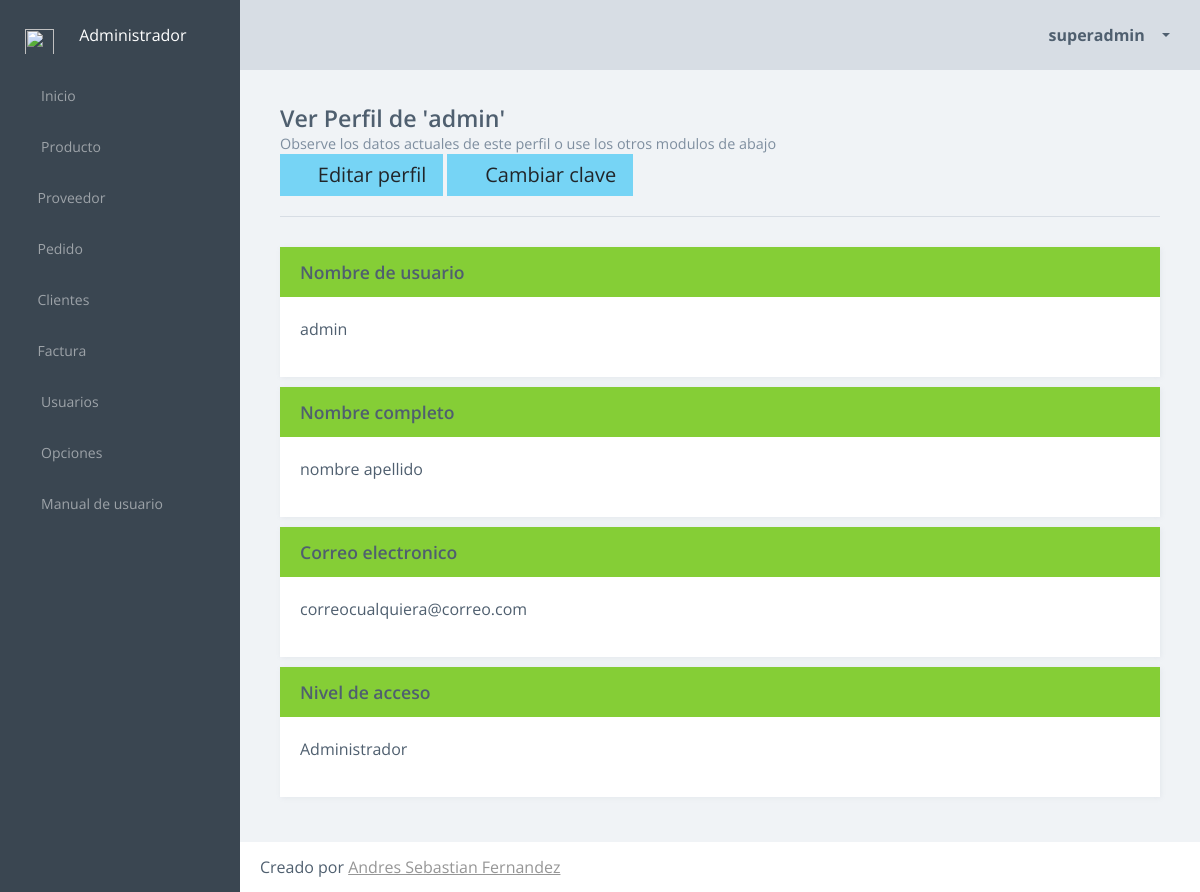
Page /inventario/perfil/ver/8 (signed in) on the committed database.
### inventario/models.py (models this page shows, shortened)
class Usuario(AbstractUser):
    username = models.CharField(max_length=80, unique=True)
    password = models.CharField(max_length=20)
    email = models.EmailField(max_length=100, unique=True)
    first_name = models.CharField(max_length=40)
    last_name = models.CharField(max_length=60)
    nivel = models.IntegerField(null=True)

### inventario/views.py (the view, shortened to what this page needs)
# urls.py: path('perfil/<str:modo>/<int:p>', views.Perfil.as_view(), name='perfil'),
class Perfil(LoginRequiredMixin, View):
    login_url = 'inventario/login'
    redirect_field_name = None
    def get(self, request, modo, p):
        if modo == 'editar':
            perf = Usuario.objects.get(id=p)
            editandoSuperAdmin = False
            if p == 1:
                if request.user.nivel != 2:
                    messages.error(request, 'No puede editar el perfil del administrador por no tener los permisos suficientes')
                    return HttpResponseRedirect('/inventario/perfil/ver/%s' % p)
                editandoSuperAdmin = True
            else:
                if request.user.is_superuser != True:
                    messages.error(request, 'No puede cambiar el perfil por no tener los permisos suficientes')
                    return HttpResponseRedirect('/inventario/perfil/ver/%s' % p)
                else:
                    if perf.is_superuser == True:
                        if request.user.nivel == 2:
                            pass
                        elif perf.id != request.user.id:
                            messages.error(request, 'No puedes cambiar el perfil de un usuario de tu mismo nivel')
                            return HttpResponseRedirect('/inventario/perfil/ver/%s' % p)
            if editandoSuperAdmin:
                form = UsuarioFormulario()
                form.fields['level'].disabled = True
            else:
                form = UsuarioFormulario()
            form['username'].field.widget.attrs['value']  = perf.username
            form['first_name'].field.widget.attrs['value']  = perf.first_name
            form['last_name'].field.widget.attrs['value']  = perf.last_name
            form['email'].field.widget.attrs['value']  = perf.email
            form['level'].field.widget.attrs['value']  = perf.nivel
            contexto = {'form':form,'modo':request.session.get('perfilProcesado'),'editar':'perfil',
            'nombreUsuario':perf.username}
            contexto = complementarContexto(contexto,request.user)
            return render(request,'inventario/perfil/perfil.html', contexto)
        elif modo == 'ver':
            perf = Usuario.objects.get(id=p)
            contexto = { 'perfil':perf }
            contexto = complementarContexto(contexto,request.user)
            return render(request,'inventario/perfil/verPerfil.html', contexto)

### inventario/funciones.py (called while the page is built)
def complementarContexto(contexto,datos):
    contexto['usuario'] = datos.username
    contexto['id_usuario'] = datos.id
    contexto['nombre'] = datos.first_name
    contexto['apellido'] = datos.last_name
    contexto['correo'] = datos.email
    return contexto

### inventario/templates/inventario/perfil/verPerfil.html (shortened to what this page needs)
{% extends "inventario/comun/base.html" %}
{% block content %}
<article class="content forms-page">
	    <div class="title-block">
          <h3 class="title">Ver Perfil de '{{perfil.username}}'</h3>
          <p class="title-description">Observe los datos actuales de este perfil o use los otros modulos de abajo</p>
          <a href="/inventario/perfil/editar/{{ perfil.id }}" class="btn btn-lg btn-info"> <em class="fa fa-pencil"></em> Editar perfil </a>
          <a href="/inventario/perfil/clave/{{ perfil.id }}" class="btn btn-lg btn-info"> <em class="fa fa-pencil"></em> Cambiar clave </a>
        </div>
<section class="section">
   	<div class="row sameheight-container">
						<div class="col-xl-12">
                                <div class="card card-primary">
                                    <div class="card-header">
                                        <div class="header-block">
                                            <p class="title">Nombre de usuario</p>
                                        </div>
                                    </div>
                                    <div class="card-block">
                                        <p>{{perfil.username}}</p>
                                    </div>
                                </div>
                            </div>
						<div class="col-xl-12">
                                <div class="card card-primary">
                                    <div class="card-header">
                                        <div class="header-block">
                                            <p class="title">Nombre completo</p>
                                        </div>
                                    </div>
                                    <div class="card-block">
                                        <p>{{perfil.first_name}} {{perfil.last_name}}</p>
                                    </div>
                                </div>
                         </div>
						<div class="col-xl-12">
                                <div class="card card-primary">
                                    <div class="card-header">
                                        <div class="header-block">
                                            <p class="title">Correo electronico</p>
                                        </div>
                                    </div>
                                    <div class="card-block">
                                        <p>{{perfil.email}}</p>
                                    </div>
                                </div>
                      	</div>
            <div class="col-xl-12">
                                <div class="card card-primary">
                                    <div class="card-header">
                                        <div class="header-block">
                                            <p class="title">Nivel de acceso</p>
                                        </div>
                                    </div>
                                    <div class="card-block">
                                      {% if perfil.is_superuser %}
                                        <p>Administrador</p>
                                      {% else %}
                                        <p>Usuario</p>
                                      {% endif %}
                                    </div>
                                </div>
                        </div>
				</div>
	</section>
</article>
{% endblock %}

### inventario/templates/inventario/comun/header.html (shortened to what this page needs)
                <header class="header">
                    <div class="header-block header-block-nav">
                        <ul class="nav-profile">
                            <li class="profile dropdown">
                                <a class="nav-link dropdown-toggle" data-toggle="dropdown" href="#" role="button" aria-haspopup="true" aria-expanded="false">
                                    <em class="fa fa-user"></em>
                                    <span class="name"> {{ usuario }} </span>
                                </a>
                            </li>
                        </ul>
                    </div>
                </header>

### rows in the picture
Usuario: username "superadmin"
Usuario: username "admin", first_name "nombre", last_name "apellido", email "correocualquiera@correo.com"
